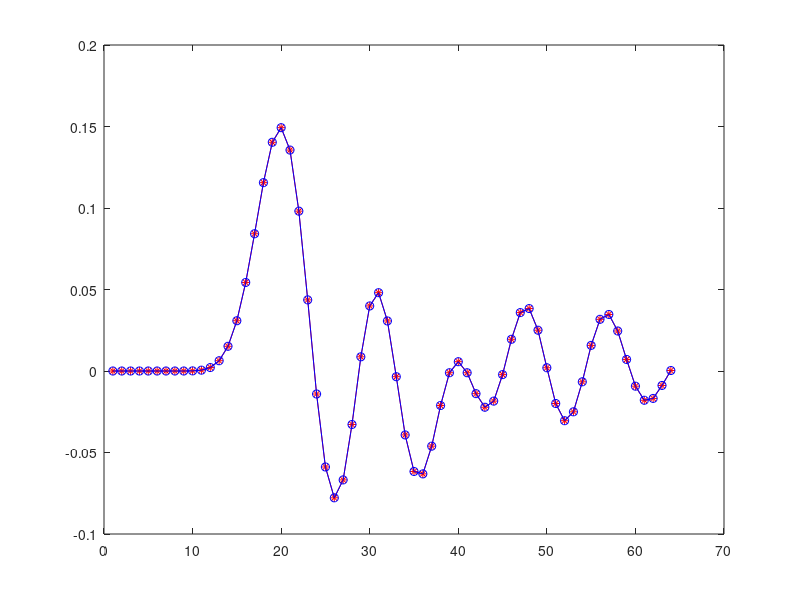

MATLAB code to generate this figure:
clear; 
N=8; % must be multiple of two for second order sections
Wc=0.25; %0.02; 

coeff_int = 2;
coeff_frac = 12;
coeff_width = coeff_int + coeff_frac;

%  iir filter

%[b, a] = butter(N,Wc); 
%[b, a] = besself(N,Wc); 
Rp = 5; Rs = 5; [b, a] = ellip (N, Rp, Rs, Wc);

%freqz(b,a,4096);

% convert filter to second order sections
[sos, g] = tf2sos(b,a);
sos(:,1:3) = sos(:,1:3) * (g^(1/4)); % scale the b coefficients by g.

%sec = 4; zplane(sos(sec,1:3), sos(sec,4:6)); 


% quantize coefficients
sos_q = round(sos*(2^coeff_frac));
sos_q_scaled = sos_q/(2^coeff_frac);
max_q_coeff_int = floor(max(max(abs(sos_q_scaled))));
if (max_q_coeff_int > (2^(coeff_int-2))) printf("ERROR: not enough integer bits.\n"); endif;

% look at the quantized filter
[b_q, a_q] = sos2tf(sos_q_scaled);
%zplane(b_q, a_q);
%freqz(b_q, a_q, 4096);

% simulate the filter.
Nsim = 64;
s=zeros(1,Nsim); s(10) = 1; % impulse

% direct implementation
s_filt = filter(b_q,a_q,s);

% cascaded SOS
s_filt2 = s;
for i=1:N/2
    b_sos = sos_q_scaled(i,1:3);
    a_sos = sos_q_scaled(i,4:6);
    s_filt2 = filter(b_sos, a_sos, s_filt2);
endfor

% low level second order sections
s_filt3 = s;
for i=1:N/2
    Xk0=0; Xk1=0; Xk2=0; Yk0=0; Yk1=0; Yk2=0;
    b0 = sos_q_scaled(i,1);
    b1 = sos_q_scaled(i,2);
    b2 = sos_q_scaled(i,3);
    a1 = sos_q_scaled(i,5);
    a2 = sos_q_scaled(i,6);
    for k=1:Nsim
        Xk0 = s_filt3(k);    
        Yk0 = b0*Xk0 + b1*Xk1 + b2*Xk2 - a1*Yk1 - a2*Yk2; % note - sign on a1, a2.
        Xk2=Xk1; Xk1=Xk0; Yk2=Yk1; Yk1=Yk0; 
        s_filt3(k) = Yk0;
    endfor
endfor

plot(s_filt, '*r-'); hold on; plot(s_filt3, 'ob-'); hold off;

% print out the coefficients in C++ table. 
printf("    const int Nsos = %d; // number of second order sections.\n", N/2);
printf("    static data_type sig_array[Nsoc];\n");
printf("    const coeff_type coeff_array[Nsoc][6] = {\n");
for i=1:N/2
    printf("        { ");
    for j=1:6
        printf("%+3.10f", sos_q_scaled(i,j));
        if (j==6) printf(" "); else printf(", "); endif
    endfor
    if (i==N/2) printf("}\n"); else printf("},\n"); endif
endfor
printf("    };\n");
